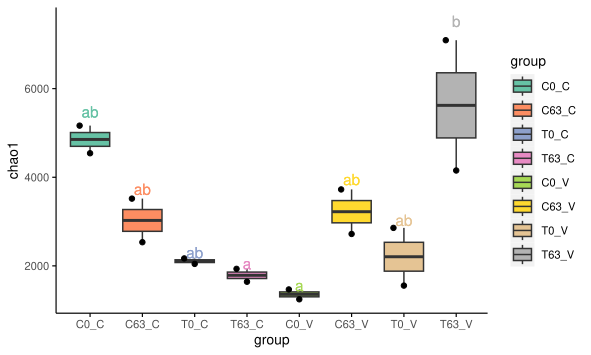

This figure's R source:
#!/usr/bin/env Rscript



data = "/home/Cloud_Platform/Cloud_Platform/public/text_upload_file/9a03e4c7-fb80-4b2c-a4de-a23b22423b08.txt"
melted = TRUE
xvariable = "group"
yvariable = "chao1"
legend_variable = "group"
xtics_angle = 0
legend_variable_order = "C0_C,C63_C,T0_C,T63_C,C0_V,C63_V,T0_V,T63_V"
legend_variable_cut = "NULL"
xvariable_order = "NULL"
xvariable_cut = "NULL"
y_add = 0
ylim = "NULL"
yaxis_scale_mode = "NULL"
notch = FALSE
outlier = FALSE
out_scale = 1.05
legend.position = "right"
manual_color_vector = "Set2"
violin = FALSE
violin_nb = FALSE
scale_violin = "width"
ID_var = ""
jitter = FALSE
jitter_bp = TRUE
dotplot = FALSE
dotplot_bp = FALSE
group_variable_for_line = "NULL"
group_variable_order_for_line = "NULL"
coordinate_flip = FALSE
facet_variable = "NULL"
facet_variable_order = "NULL"
x_label = "NULL"
y_label = "NULL"
title = "NULL"
facet_nrow = NULL
facet_ncol = NULL
facet_scales = "fixed"
facet_singlecell_style = FALSE
gene = "NULL"
metadata = "NULL"
filename = "NULL"
statistics = TRUE
statistical_threshold_for_letters = 0.05
width = 15
height = 9
debug = FALSE
outputprefix = "/home/Cloud_Platform/Cloud_Platform/public/user/406_JiulongZhao/result_output/Boxplot12023_12_13_14_23_19_922817/70774698-3464-4f00-84d0-f685b9bd2ee2"
outputpictype = "pdf"

if (data == "") {
  script = sub(".*=", "", commandArgs()[4])
  #print(script)
  system(paste(script, "-h"))
  stop("At least -f is required!")
}


# For all users
# devtools::install_github("Tong-Chen/ImageGP")
# For chinese users
# devtools::install_git("https://gitee.com/ct5869/ImageGP.git")
library(ImageGP)
library(ggplot2)
library(reshape2)
library(scales)
library(ggbeeswarm)
library(multcompView)
library(dplyr)
library(htmlwidgets)
library(plotly)
if (outputprefix == "") {
  outputprefix = data
}

filename = paste0(outputprefix,  ".boxplot.", outputpictype)

legend_variable_order = sp_string2vector(legend_variable_order)
group_variable_order_for_line = sp_string2vector(group_variable_order_for_line)
legend_variable_cut = sp_string2vector(legend_variable_cut)
xvariable_order = sp_string2vector(xvariable_order)
xvariable_cut = sp_string2vector(xvariable_cut)
ID_var= sp_string2vector(ID_var)
facet_variable_order = sp_string2vector(facet_variable_order)
manual_color_vector = sp_string2vector(manual_color_vector)
if (!sp.is.null(ylim)){
  ylim = as.numeric(sp_string2vector(ylim))
}
if (grepl(",",legend.position)) {
	  legend.position = as.numeric(sp_string2vector(legend.position))
}

saveppt = FALSE
savehtml = FALSE
cat(sp_current_time(), "Starting...\n")

sp_boxplot(
  data = data,
  melted = melted,
  xvariable = xvariable,
  yvariable = yvariable,
  legend_variable = legend_variable,
  statistics = statistics,
  statistical_threshold_for_letters = statistical_threshold_for_letters,
  xtics_angle = xtics_angle,
  legend_variable_order = legend_variable_order,
  legend_variable_cut = legend_variable_cut,
  xvariable_order = xvariable_order,
  xvariable_cut = xvariable_cut,
  y_add = y_add,
  yaxis_scale_mode = yaxis_scale_mode,
  notch = notch,
  par = par,
  outlier = outlier,
  out_scale = out_scale,
  legend.position = legend.position,
  manual_color_vector = manual_color_vector,
  violin = violin,
  violin_nb = violin_nb,
  scale_violin = scale_violin,
  ID_var = ID_var,
  jitter = jitter,
  jitter_bp = jitter_bp,
  dotplot = dotplot,
  dotplot_bp = dotplot_bp,
  group_variable_for_line = group_variable_for_line,
  group_variable_order_for_line = group_variable_order_for_line,
  colormodel = colormodel,
  coordinate_flip = coordinate_flip,
  facet_variable = facet_variable,
  facet_variable_order = facet_variable_order,
  facet_singlecell_style = facet_singlecell_style,
  x_label = x_label,
  y_label = y_label,
  title = title,
  ylim = ylim,
  facet_nrow = facet_nrow,
  facet_ncol = facet_ncol,
  facet_scales = facet_scales,
  metadata = metadata,
  filename = filename,
  width = width,
  height = height,
  saveppt = saveppt,
  savehtml = savehtml
)
cat(sp_current_time(), "Success.\n")
